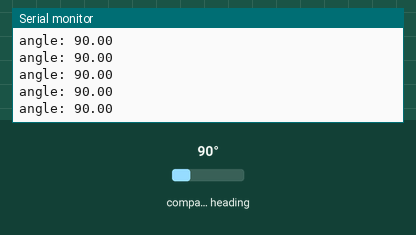
Recording of a sketch running on a simulated Raspberry Pi Pico. On the bench: the last lines printed to the serial monitor. Inputs (shaded band) come from the test bench; at power-on: compass heading 90°.

Above: at 1.2 s.
1.3 s: compass heading set to 7°
At 1.32 s:
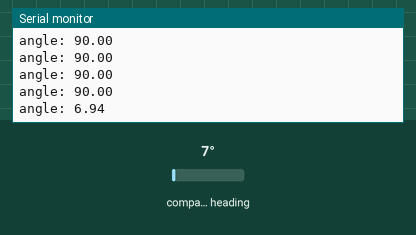
2.8 s: compass heading set to 180°
At 2.82 s:
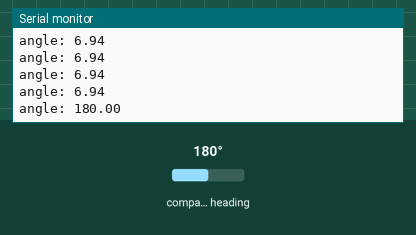
Timing chart, 0 to 5.8 s (numbered marks = the images above; inputs shaded):
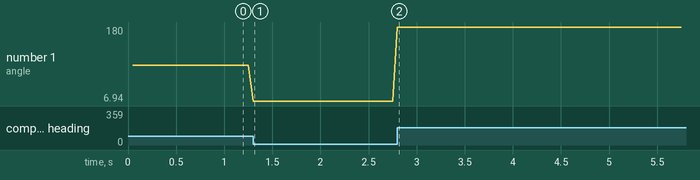

Measured:
- after the input at 1.3 s, the serial monitor: prints a new line at once (image 1)
- after the input at 2.8 s, the serial monitor: prints a new line at once (image 2)
- plotted number 1: 90 → 6.94 after the input at 1.3 s, 6.94 → 180 after the input at 2.8 s

The sketch:

as5600_magnetic_encoder.ino
```cpp
// snippet: as5600_magnetic_encoder
// tags: encoder, as5600, magnetic, angle, position, i2c, absolute, rotation
// boards: avr, esp32, megaavr, nano33iot, rp2040, nano33ble
// library: AS5600 (Rob Tillaart)
// description: Read absolute angle from AS5600 magnetic rotary encoder via I2C
// prompts: AS5600 magnetic encoder, absolute position encoder, contactless angle sensor, magnetic rotary position, 12-bit angle I2C
// exact-include: Wire.h, AS5600.h

#include <Wire.h>
#include <AS5600.h>

AS5600 encoder;
unsigned long prevMs = 0;

void setup() {
  Serial.begin(9600);
  Wire.begin();
  if (!encoder.isConnected()) {
    Serial.println("AS5600 not found");
    while (1);
  }
  encoder.setDirection(AS5600_CLOCK_WISE);
}

void loop() {
  unsigned long now = millis();
  if (now - prevMs < 50) return;
  prevMs = now;

  float angle = encoder.readAngle() * AS5600_RAW_TO_DEGREES;
  Serial.print("angle: ");
  Serial.println(angle);
}
```
